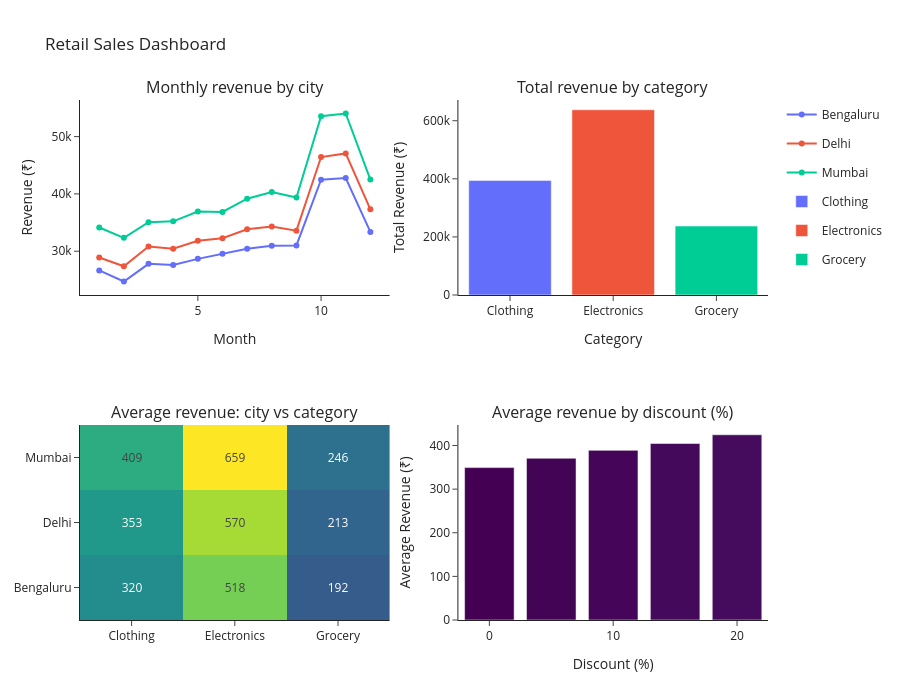

The code cell stored with this chart in its notebook:
### Markdown cell above
# Task 8: Combine them into one dashboard

### Code cell
from plotly.subplots import make_subplots

dash = make_subplots(
    rows=2,
    cols=2,
    subplot_titles=(
        "Monthly revenue by city",
        "Total revenue by category",
        "Average revenue: city vs category",
        "Average revenue by discount (%)"
    )
)

for trace in fig_a.data:
    dash.add_trace(trace, row=1, col=1)

for trace in fig_b.data:
    dash.add_trace(trace, row=1, col=2)

for trace in fig_c.data:
    dash.add_trace(trace, row=2, col=1)

for trace in fig_d.data:
    dash.add_trace(trace, row=2, col=2)

dash.update_xaxes(title_text="Month", row=1, col=1)
dash.update_yaxes(title_text="Revenue (₹)", row=1, col=1)

dash.update_xaxes(title_text="Category", row=1, col=2)
dash.update_yaxes(title_text="Total Revenue (₹)", row=1, col=2)

dash.update_xaxes(title_text="Discount (%)", row=2, col=2)
dash.update_yaxes(title_text="Average Revenue (₹)", row=2, col=2)

dash.update_coloraxes(showscale=False)

dash.update_layout(
    height=700,
    title_text="Retail Sales Dashboard",
    template="simple_white"
)

dash.show()

dash.write_html("sales_dashboard.html")

### Figure 1 — Plotly figure (JSON) as saved in the notebook; plotly's stock layout.template omitted (floating-point values rounded to 4 significant figures)
{"data": [{"hovertemplate": "City=Bengaluru<br>Month=%{x}<br>Revenue=%{y}<extra></extra>", "legendgroup": "Bengaluru", "line": {"color": "#636efa", "dash": "solid"}, "marker": {"symbol": "circle"}, "mode": "lines+markers", "name": "Bengaluru", "orientation": "v", "showlegend": true, "type": "scatter", "x": [1, 2, 3, 4, 5, 6, 7, 8, 9, 10, 11, 12], "xaxis": "x", "y": [26650.0, 24720.0, 27800.0, 27590.0, 28670.0, 29550.0, 30450.0, 30950.0, 31010.0, 42470.0, 42780.0, 33370.0], "yaxis": "y"}, {"hovertemplate": "City=Delhi<br>Month=%{x}<br>Revenue=%{y}<extra></extra>", "legendgroup": "Delhi", "line": {"color": "#EF553B", "dash": "solid"}, "marker": {"symbol": "circle"}, "mode": "lines+markers", "name": "Delhi", "orientation": "v", "showlegend": true, "type": "scatter", "x": [1, 2, 3, 4, 5, 6, 7, 8, 9, 10, 11, 12], "xaxis": "x", "y": [28900.0, 27380.0, 30830.0, 30420.0, 31810.0, 32280.0, 33830.0, 34330.0, 33600.0, 46440.0, 47070.0, 37310.0], "yaxis": "y"}, {"hovertemplate": "City=Mumbai<br>Month=%{x}<br>Revenue=%{y}<extra></extra>", "legendgroup": "Mumbai", "line": {"color": "#00cc96", "dash": "solid"}, "marker": {"symbol": "circle"}, "mode": "lines+markers", "name": "Mumbai", "orientation": "v", "showlegend": true, "type": "scatter", "x": [1, 2, 3, 4, 5, 6, 7, 8, 9, 10, 11, 12], "xaxis": "x", "y": [34140.0, 32340.0, 35050.0, 35220.0, 36930.0, 36850.0, 39160.0, 40330.0, 39380.0, 53570.0, 54030.0, 42510.0], "yaxis": "y"}, {"hovertemplate": "Category=%{x}<br>Revenue=%{y}<extra></extra>", "legendgroup": "Clothing", "marker": {"color": "#636efa", "pattern": {"shape": ""}}, "name": "Clothing", "orientation": "v", "showlegend": true, "textposition": "auto", "type": "bar", "x": ["Clothing"], "xaxis": "x2", "y": [394600.0], "yaxis": "y2"}, {"hovertemplate": "Category=%{x}<br>Revenue=%{y}<extra></extra>", "legendgroup": "Electronics", "marker": {"color": "#EF553B", "pattern": {"shape": ""}}, "name": "Electronics", "orientation": "v", "showlegend": true, "textposition": "auto", "type": "bar", "x": ["Electronics"], "xaxis": "x2", "y": [637800.0], "yaxis": "y2"}, {"hovertemplate": "Category=%{x}<br>Revenue=%{y}<extra></extra>", "legendgroup": "Grocery", "marker": {"color": "#00cc96", "pattern": {"shape": ""}}, "name": "Grocery", "orientation": "v", "showlegend": true, "textposition": "auto", "type": "bar", "x": ["Grocery"], "xaxis": "x2", "y": [237400.0], "yaxis": "y2"}, {"coloraxis": "coloraxis", "hovertemplate": "Category: %{x}<br>City: %{y}<br>color: %{z}<extra></extra>", "name": "0", "texttemplate": "%{z:.0f}", "type": "heatmap", "x": ["Clothing", "Electronics", "Grocery"], "xaxis": "x3", "y": ["Bengaluru", "Delhi", "Mumbai"], "yaxis": "y3", "z": [[320.2, 518.3, 192.1], [353.2, 570.0, 213.1], [408.5, 659.0, 246.2]]}, {"hovertemplate": "Discount=%{marker.color}<br>Revenue=%{y}<extra></extra>", "legendgroup": "", "marker": {"color": [0, 5, 10, 15, 20], "coloraxis": "coloraxis", "pattern": {"shape": ""}}, "name": "", "orientation": "v", "showlegend": false, "textposition": "auto", "type": "bar", "x": [0, 5, 10, 15, 20], "xaxis": "x4", "y": [349.3, 370.8, 388.9, 404.6, 424.7], "yaxis": "y4"}], "layout": {"annotations": [{"font": {"size": 16}, "showarrow": false, "text": "Monthly revenue by city", "x": 0.225, "xanchor": "center", "xref": "paper", "y": 1, "yanchor": "bottom", "yref": "paper"}, {"font": {"size": 16}, "showarrow": false, "text": "Total revenue by category", "x": 0.775, "xanchor": "center", "xref": "paper", "y": 1, "yanchor": "bottom", "yref": "paper"}, {"font": {"size": 16}, "showarrow": false, "text": "Average revenue: city vs category", "x": 0.225, "xanchor": "center", "xref": "paper", "y": 0.375, "yanchor": "bottom", "yref": "paper"}, {"font": {"size": 16}, "showarrow": false, "text": "Average revenue by discount (%)", "x": 0.775, "xanchor": "center", "xref": "paper", "y": 0.375, "yanchor": "bottom", "yref": "paper"}], "coloraxis": {"showscale": false}, "height": 700, "title": {"text": "Retail Sales Dashboard"}, "xaxis": {"anchor": "y", "domain": [0, 0.45], "title": {"text": "Month"}}, "xaxis2": {"anchor": "y2", "domain": [0.55, 1], "title": {"text": "Category"}}, "xaxis3": {"anchor": "y3", "domain": [0, 0.45]}, "xaxis4": {"anchor": "y4", "domain": [0.55, 1], "title": {"text": "Discount (%)"}}, "yaxis": {"anchor": "x", "domain": [0.625, 1], "title": {"text": "Revenue (₹)"}}, "yaxis2": {"anchor": "x2", "domain": [0.625, 1], "title": {"text": "Total Revenue (₹)"}}, "yaxis3": {"anchor": "x3", "domain": [0, 0.375]}, "yaxis4": {"anchor": "x4", "domain": [0, 0.375], "title": {"text": "Average Revenue (₹)"}}}}
